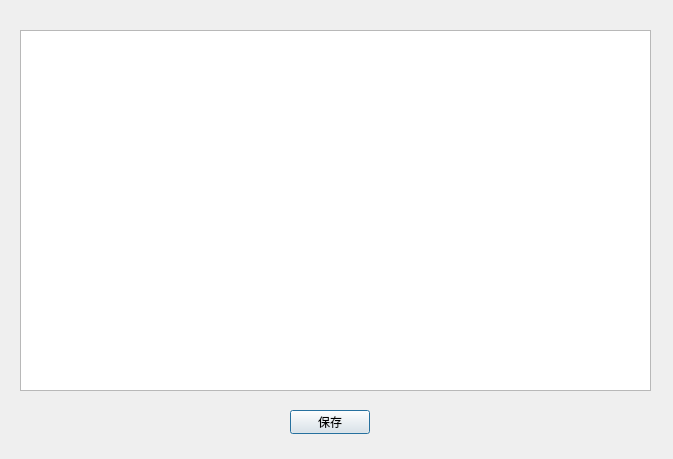
<?xml version="1.0" encoding="UTF-8"?>
<ui version="4.0">
 <class>Editor</class>
 <widget class="QDialog" name="Editor">
  <property name="geometry">
   <rect>
    <x>0</x>
    <y>0</y>
    <width>673</width>
    <height>459</height>
   </rect>
  </property>
  <property name="windowTitle">
   <string>Dialog</string>
  </property>
  <widget class="QTextEdit" name="textEdit">
   <property name="geometry">
    <rect>
     <x>20</x>
     <y>30</y>
     <width>631</width>
     <height>361</height>
    </rect>
   </property>
  </widget>
  <widget class="QPushButton" name="savePBT">
   <property name="geometry">
    <rect>
     <x>290</x>
     <y>410</y>
     <width>80</width>
     <height>24</height>
    </rect>
   </property>
   <property name="text">
    <string>保存</string>
   </property>
  </widget>
 </widget>
 <resources/>
 <connections/>
</ui>
